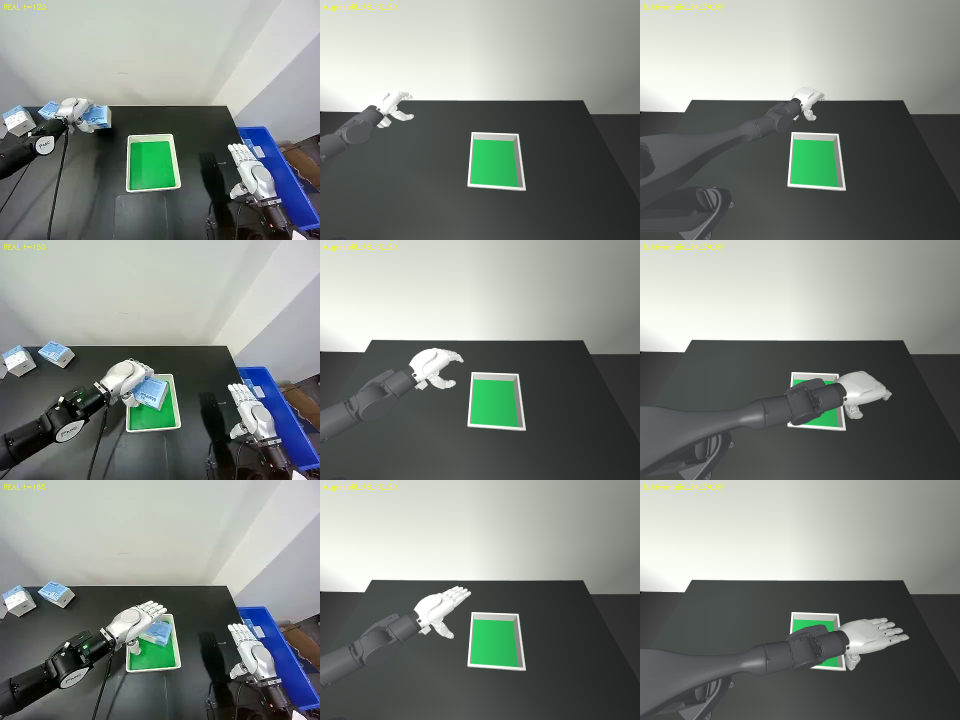
#> input picture mujoco_tissue_scene/reports/arbitration_triple.png, 1920 x 1440 px (shown at 1/2 size)
$ python -i sim_real_align.py   (imports and definitions only)
#> lines starting #> are read from the running program, lines starting #| are printed output that depends on the picture
#> further down, picture is the input picture: shape (1440, 1920, 3); mean B, G, R 128, 133.4, 126.7
#!/usr/bin/env python3
"""Side-by-side and overlay comparison between a real camera frame and the sim render.

Usage
-----
    python sim_real_align.py --real /tmp/now_12.png \
        --sim outputs/calibrated_20260918/central.png \
        --out outputs/alignment_20260918

Writes real.png, sim.png, overlay.png (real with the sim's edges burned in red)
and alignment.json.  Both images must come from the same camera and resolution;
the sim render is produced by `scene.py --render`.
"""
from __future__ import annotations

import argparse
import json
from pathlib import Path

import cv2
import numpy as np


def edge_mask(image, low=40, high=110):
#> called with low = 40, high = 110
    grey = cv2.cvtColor(image, cv2.COLOR_BGR2GRAY) if image.ndim == 3 else image
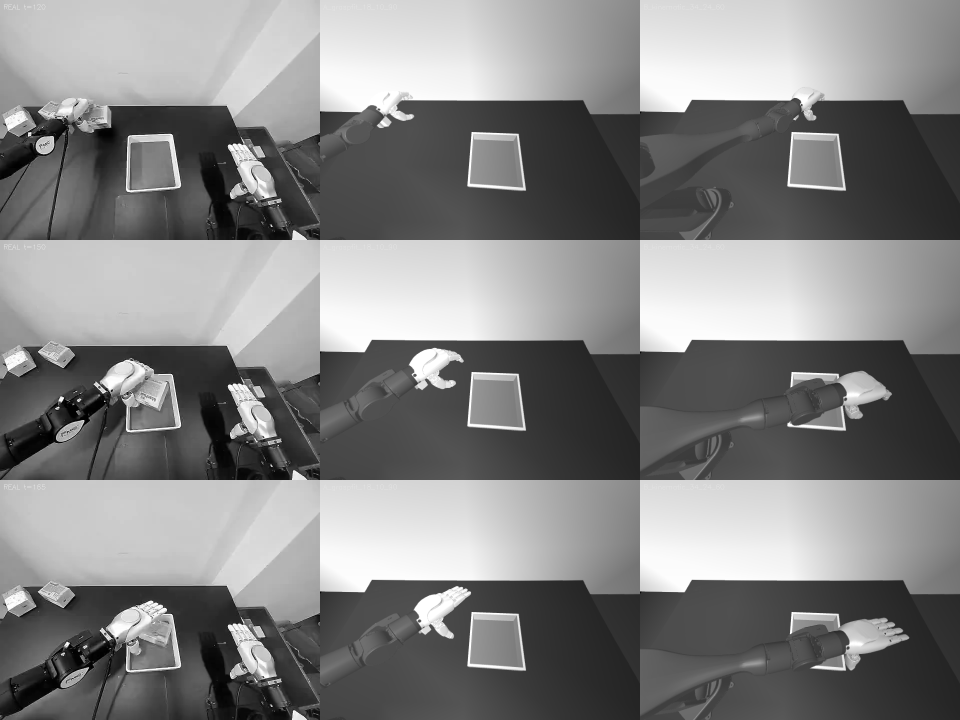
#> grey: shape (1440, 1920) (shown at 1/2 size); min 0, max 255, mean 130.8
    grey = cv2.GaussianBlur(grey, (5, 5), 0)
    return cv2.Canny(grey, low, high)
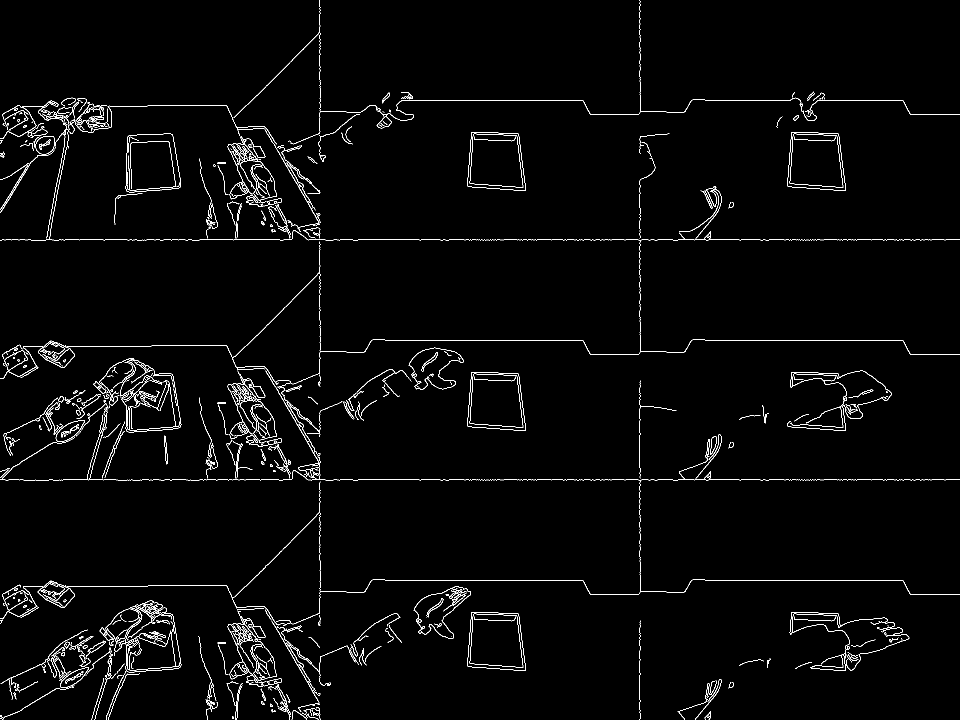
#> returned value: shape (1440, 1920) (shown at 1/2 size); 2.1% white in thin lines or dots


# [61 lines left out: function main, not called in this run]


# [2 lines not run here, left out]

>>> import cv2
>>> picture = cv2.imread('../arbitration_triple.png')
>>> result = edge_mask(picture)
